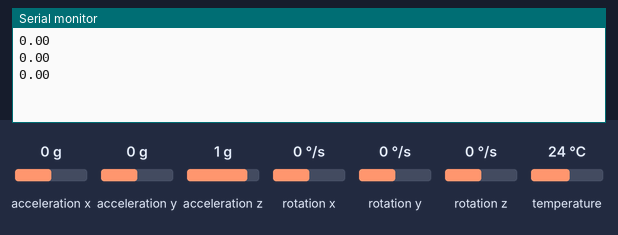
This sketch was run on a simulated Arduino Uno, built with avr-gcc and run on an emulated ATmega328P. On the bench: the last lines printed to the serial monitor. The test bench sets the inputs (shaded band); at power-on: acceleration x 0 g, acceleration y 0 g, acceleration z 1 g, rotation x 0 °/s, rotation y 0 °/s, rotation z 0 °/s, temperature 24 °C.

Above: at 1.3 s.
1.4 s: acceleration x set to -1.4 g
At 1.9 s:
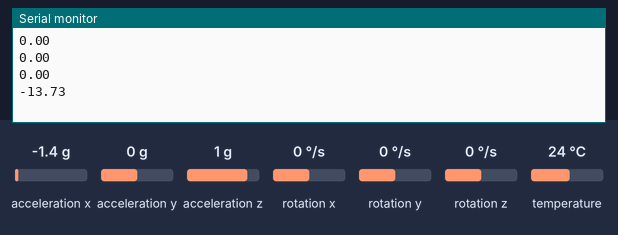
2.9 s: acceleration x set to -0.8 g
At 3.4 s:
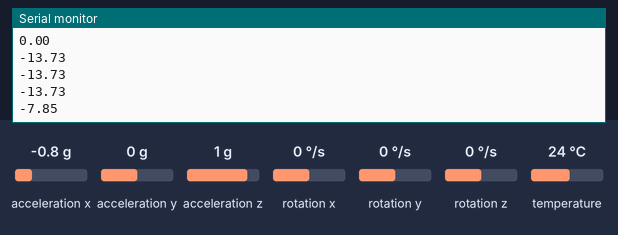
Timing chart, 0 to 5.9 s (numbered marks = the images above; inputs shaded):
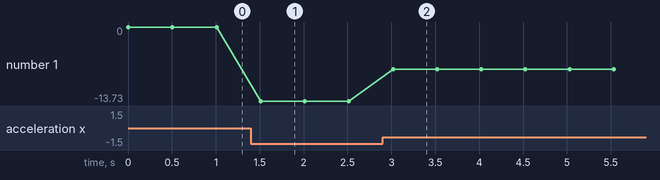

Measured:
- after the input at 1.4 s, the serial monitor: prints a new line after 0.11 s (image 1)
- after the input at 2.9 s, the serial monitor: prints a new line after 0.12 s (image 2)
- plotted number 1: 0 → -13.73 after the input at 1.4 s, -13.73 → -7.85 after the input at 2.9 s

The sketch:

MPU6050.ino
```cpp
#include <Adafruit_MPU6050.h>
#include <Adafruit_Sensor.h>
#include <Wire.h>
Adafruit_MPU6050 mpu;
void setup() { Serial.begin(9600); if (!mpu.begin()) Serial.println("Kein MPU6050"); }
void loop() {
  sensors_event_t a, g, t;
  mpu.getEvent(&a, &g, &t);
  Serial.println(a.acceleration.x);
  delay(500);
}
```
